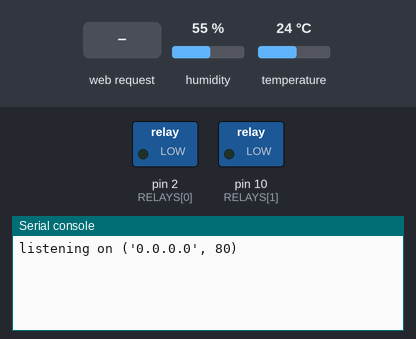
A program run on a simulated MicroPython board. Shown: switched loads named in the program (green lamp = pin HIGH), the last lines printed to the serial console. The inputs (shaded band) are chosen by the test bench; at power-on: humidity 55 %, temperature 24 °C. The board's own WiFi access point starts at once.

Above: at 1.2 s.
1.3 s: HTTP request GET /getPinStatus received
At 2.1 s:
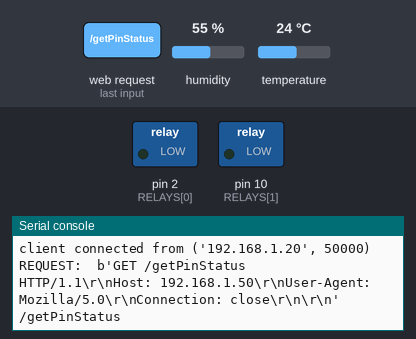
2.8 s: HTTP request GET /getTemp received
At 3.2 s:
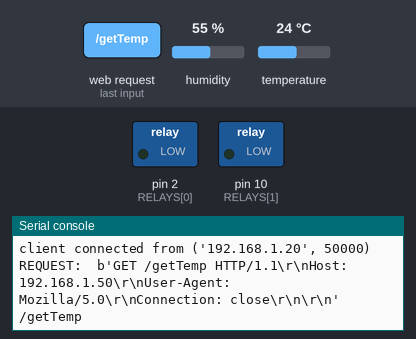
4.3 s: HTTP request GET / received
At 5.6 s:
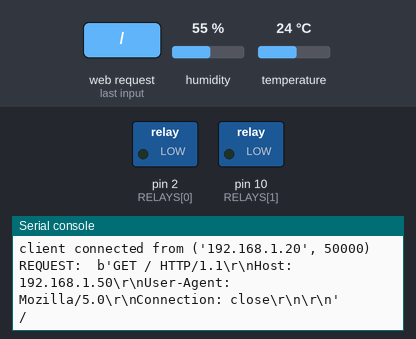

Measured:
- after the input at 1.3 s, the serial console: prints a new line at once (image 1)
- after the input at 2.8 s, the serial console: prints a new line at once (image 2)
- after the input at 4.3 s, the serial console: prints a new line at once (image 3)

The program:

web_dht11.py
```python
import network

ap = network.WLAN(network.AP_IF) # create access-point interface
ap.active(True)         # activate the interface
ap.config(essid='ESP-AP') # set the ESSID of the access point
ap.config(password='12345678') # set the password of the access point
ap.ifconfig(('192.168.4.1', '255.255.255.0', '192.168.4.1', '168.95.1.1'))

import machine
import socket
import ure
import dht

RELAYS = [machine.Pin(i, machine.Pin.OUT) for i in (2, 10)]

def getPinStatus():
	return RELAYS

def getTemp():
	d = dht.DHT11(machine.Pin(4))
	d.measure()
	temperature = d.temperature() # eg. 23 (°C)
	return temperature

def setPin(pin, value):
	RELAYS[int(pin)].value(int(value))
	return "PIN %s set to %s" % (pin, value)

def parseURL(url):
	#PARSE THE URL AND RETURN THE PATH AND GET PARAMETERS
	parameters = {}

	path = ure.search("(.*?)(\?|$)", url)

	while True:
		vars = ure.search("(([a-z0-9]+)=([a-z0-8.]*))&?", url)
		if vars:
		  parameters[vars.group(2)] = vars.group(3)
		  url = url.replace(vars.group(0), '')
		else:
		  break

	return path.group(1), parameters

def buildResponse(response):
	# BUILD DE HTTP RESPONSE HEADERS
	return '''HTTP/1.0 200 OK\r\nContent-type: text/html\r\nContent-length: %d\r\n\r\n%s''' % (len(response), response)

addr = socket.getaddrinfo('0.0.0.0', 80)[0][-1]

s = socket.socket()
s.bind(addr)
s.listen(1)

print('listening on', addr)

while True:
    cl, addr = s.accept()
    print('client connected from', addr)
    request = str(cl.recv(1024))
    print("REQUEST: ", request)

    obj = ure.search("GET (.*?) HTTP\/1\.1", request)
    print(obj.group(1))

    if not obj:
		cl.send(buildResponse("INVALID REQUEST"))
    else:
		path, parameters = parseURL(obj.group(1))
		if path.startswith("/getPinStatus"):
			cl.send(buildResponse("RELAY STATUS:\n%s" % "\n".join([str(x.value()) for x in getPinStatus()])))

		elif path.startswith("/getTemp"):
			cl.send(buildResponse("Now temperature:\n%d" % getTemp()))

		elif path.startswith("/setPinStatus"):
			pin = parameters.get("pin", None)
			value= parameters.get("value", None)
			cl.send(buildResponse("SET RELAY:\n%s" % setPin(pin, value)))

		else:
			cl.send(buildResponse("hello!\r\nUNREGISTERED ACTION\r\nPATH: %s\r\nPARAMETERS: %s" % (path, parameters)))

    cl.close()
```
